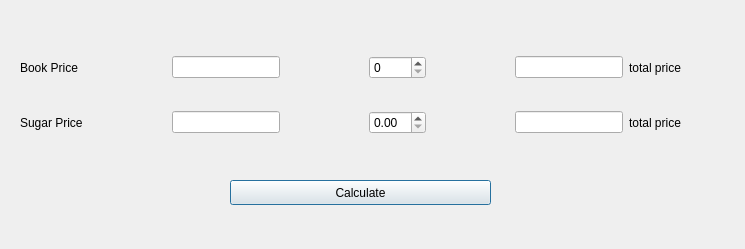
<?xml version="1.0" encoding="UTF-8"?>
<ui version="4.0">
 <class>Dialog</class>
 <widget class="QDialog" name="Dialog">
  <property name="geometry">
   <rect>
    <x>0</x>
    <y>0</y>
    <width>745</width>
    <height>249</height>
   </rect>
  </property>
  <property name="windowTitle">
   <string>Dialog</string>
  </property>
  <widget class="QPushButton" name="calculate">
   <property name="geometry">
    <rect>
     <x>230</x>
     <y>180</y>
     <width>261</width>
     <height>25</height>
    </rect>
   </property>
   <property name="text">
    <string>Calculate</string>
   </property>
  </widget>
  <widget class="QWidget" name="">
   <property name="geometry">
    <rect>
     <x>20</x>
     <y>30</y>
     <width>661</width>
     <height>131</height>
    </rect>
   </property>
   <layout class="QGridLayout" name="gridLayout">
    <item row="0" column="4">
     <widget class="QSpinBox" name="amout_book"/>
    </item>
    <item row="0" column="5">
     <spacer name="horizontalSpacer_5">
      <property name="orientation">
       <enum>Qt::Horizontal</enum>
      </property>
      <property name="sizeHint" stdset="0">
       <size>
        <width>40</width>
        <height>20</height>
       </size>
      </property>
     </spacer>
    </item>
    <item row="1" column="1">
     <spacer name="horizontalSpacer_2">
      <property name="orientation">
       <enum>Qt::Horizontal</enum>
      </property>
      <property name="sizeHint" stdset="0">
       <size>
        <width>40</width>
        <height>20</height>
       </size>
      </property>
     </spacer>
    </item>
    <item row="1" column="2">
     <widget class="QLineEdit" name="price_sugar"/>
    </item>
    <item row="1" column="7">
     <widget class="QLabel" name="label_4">
      <property name="text">
       <string>total price</string>
      </property>
     </widget>
    </item>
    <item row="0" column="3">
     <spacer name="horizontalSpacer_3">
      <property name="orientation">
       <enum>Qt::Horizontal</enum>
      </property>
      <property name="sizeHint" stdset="0">
       <size>
        <width>40</width>
        <height>20</height>
       </size>
      </property>
     </spacer>
    </item>
    <item row="0" column="0">
     <widget class="QLabel" name="label">
      <property name="text">
       <string>Book Price</string>
      </property>
     </widget>
    </item>
    <item row="1" column="5">
     <spacer name="horizontalSpacer_6">
      <property name="orientation">
       <enum>Qt::Horizontal</enum>
      </property>
      <property name="sizeHint" stdset="0">
       <size>
        <width>40</width>
        <height>20</height>
       </size>
      </property>
     </spacer>
    </item>
    <item row="1" column="4">
     <widget class="QDoubleSpinBox" name="doubleSpinBox"/>
    </item>
    <item row="0" column="2">
     <widget class="QLineEdit" name="price_book"/>
    </item>
    <item row="1" column="6">
     <widget class="QLineEdit" name="total_sugar">
      <property name="readOnly">
       <bool>true</bool>
      </property>
     </widget>
    </item>
    <item row="0" column="1">
     <spacer name="horizontalSpacer">
      <property name="orientation">
       <enum>Qt::Horizontal</enum>
      </property>
      <property name="sizeHint" stdset="0">
       <size>
        <width>40</width>
        <height>20</height>
       </size>
      </property>
     </spacer>
    </item>
    <item row="1" column="0">
     <widget class="QLabel" name="label_2">
      <property name="text">
       <string>Sugar Price</string>
      </property>
     </widget>
    </item>
    <item row="1" column="3">
     <spacer name="horizontalSpacer_4">
      <property name="orientation">
       <enum>Qt::Horizontal</enum>
      </property>
      <property name="sizeHint" stdset="0">
       <size>
        <width>40</width>
        <height>20</height>
       </size>
      </property>
     </spacer>
    </item>
    <item row="0" column="7">
     <widget class="QLabel" name="label_3">
      <property name="text">
       <string>total price</string>
      </property>
     </widget>
    </item>
    <item row="0" column="6">
     <widget class="QLineEdit" name="total_book">
      <property name="readOnly">
       <bool>true</bool>
      </property>
     </widget>
    </item>
   </layout>
  </widget>
 </widget>
 <resources/>
 <connections>
  <connection>
   <sender>calculate</sender>
   <signal>clicked(bool)</signal>
   <receiver>Dialog</receiver>
   <slot>update_book_price()</slot>
   <hints>
    <hint type="sourcelabel">
     <x>405</x>
     <y>193</y>
    </hint>
    <hint type="destinationlabel">
     <x>622</x>
     <y>158</y>
    </hint>
   </hints>
  </connection>
  <connection>
   <sender>calculate</sender>
   <signal>clicked(bool)</signal>
   <receiver>Dialog</receiver>
   <slot>update_sugar_price()</slot>
   <hints>
    <hint type="sourcelabel">
     <x>291</x>
     <y>198</y>
    </hint>
    <hint type="destinationlabel">
     <x>118</x>
     <y>158</y>
    </hint>
   </hints>
  </connection>
 </connections>
 <slots>
  <slot>update_book_price()</slot>
  <slot>update_sugar_price()</slot>
 </slots>
</ui>
